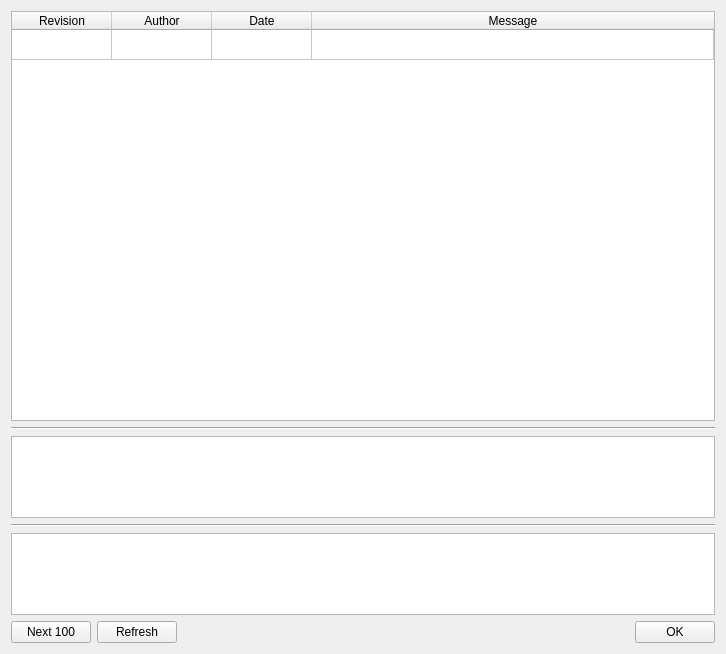
<?xml version="1.0" encoding="UTF-8"?>
<ui version="4.0">
 <class>SvnLogDialog</class>
 <widget class="QWidget" name="SvnLogDialog">
  <property name="geometry">
   <rect>
    <x>0</x>
    <y>0</y>
    <width>726</width>
    <height>654</height>
   </rect>
  </property>
  <property name="sizePolicy">
   <sizepolicy hsizetype="Minimum" vsizetype="Minimum">
    <horstretch>0</horstretch>
    <verstretch>0</verstretch>
   </sizepolicy>
  </property>
  <property name="windowTitle">
   <string>SVN Log</string>
  </property>
  <layout class="QVBoxLayout" name="verticalLayout" stretch="5,1,1,1,1,0">
   <item>
    <widget class="QTableWidget" name="tLog">
     <property name="contextMenuPolicy">
      <enum>Qt::CustomContextMenu</enum>
     </property>
     <property name="editTriggers">
      <set>QAbstractItemView::NoEditTriggers</set>
     </property>
     <property name="selectionMode">
      <enum>QAbstractItemView::SingleSelection</enum>
     </property>
     <property name="selectionBehavior">
      <enum>QAbstractItemView::SelectRows</enum>
     </property>
     <property name="cornerButtonEnabled">
      <bool>false</bool>
     </property>
     <property name="rowCount">
      <number>1</number>
     </property>
     <attribute name="horizontalHeaderStretchLastSection">
      <bool>true</bool>
     </attribute>
     <attribute name="verticalHeaderVisible">
      <bool>false</bool>
     </attribute>
     <attribute name="verticalHeaderStretchLastSection">
      <bool>false</bool>
     </attribute>
     <row/>
     <column>
      <property name="text">
       <string>Revision</string>
      </property>
     </column>
     <column>
      <property name="text">
       <string>Author</string>
      </property>
     </column>
     <column>
      <property name="text">
       <string>Date</string>
      </property>
     </column>
     <column>
      <property name="text">
       <string>Message</string>
      </property>
     </column>
    </widget>
   </item>
   <item>
    <widget class="Line" name="line">
     <property name="orientation">
      <enum>Qt::Horizontal</enum>
     </property>
    </widget>
   </item>
   <item>
    <widget class="QPlainTextEdit" name="teMessage"/>
   </item>
   <item>
    <widget class="Line" name="line_2">
     <property name="orientation">
      <enum>Qt::Horizontal</enum>
     </property>
    </widget>
   </item>
   <item>
    <widget class="QListWidget" name="lPaths">
     <property name="contextMenuPolicy">
      <enum>Qt::CustomContextMenu</enum>
     </property>
    </widget>
   </item>
   <item>
    <layout class="QHBoxLayout" name="horizontalLayout">
     <item>
      <widget class="QPushButton" name="pbNext100">
       <property name="text">
        <string>Next 100</string>
       </property>
       <property name="icon">
        <iconset theme="go-down"/>
       </property>
      </widget>
     </item>
     <item>
      <widget class="QPushButton" name="pbRefresh">
       <property name="text">
        <string>Refresh</string>
       </property>
       <property name="icon">
        <iconset theme="view-refresh"/>
       </property>
      </widget>
     </item>
     <item>
      <spacer name="horizontalSpacer">
       <property name="orientation">
        <enum>Qt::Horizontal</enum>
       </property>
       <property name="sizeType">
        <enum>QSizePolicy::Expanding</enum>
       </property>
       <property name="sizeHint" stdset="0">
        <size>
         <width>448</width>
         <height>20</height>
        </size>
       </property>
      </spacer>
     </item>
     <item>
      <widget class="QPushButton" name="pbOk">
       <property name="sizePolicy">
        <sizepolicy hsizetype="Minimum" vsizetype="Fixed">
         <horstretch>0</horstretch>
         <verstretch>0</verstretch>
        </sizepolicy>
       </property>
       <property name="text">
        <string>OK</string>
       </property>
       <property name="icon">
        <iconset theme="dialog-ok"/>
       </property>
      </widget>
     </item>
    </layout>
   </item>
  </layout>
 </widget>
 <resources/>
 <connections/>
</ui>
